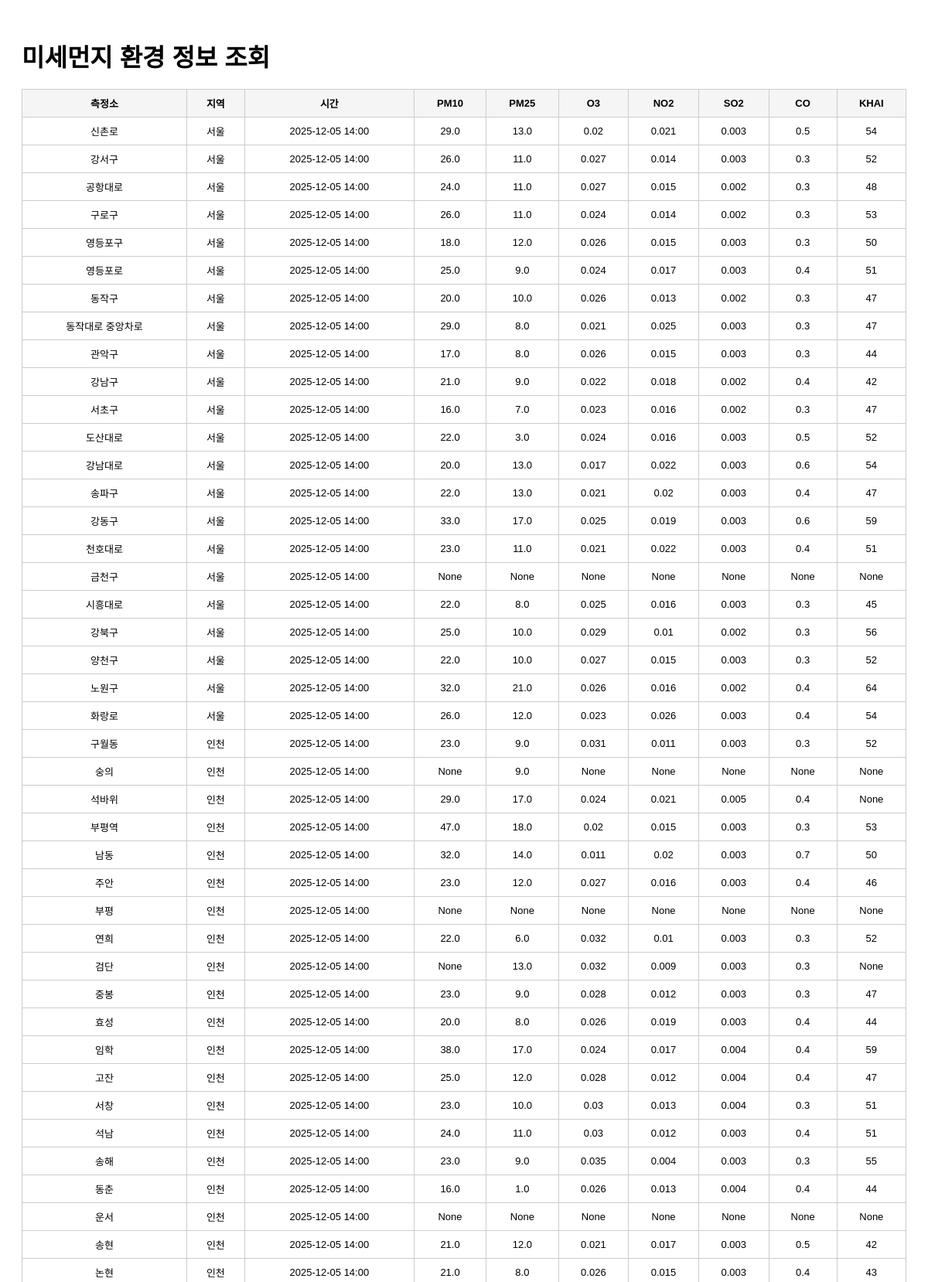
The app's page /list?page=2 (upper part) with its own data.
### tables this page shows
CREATE TABLE air_quality (
    id        INTEGER PRIMARY KEY AUTOINCREMENT,
    station   TEXT,
    sido      TEXT,
    dataTime  TEXT,
    pm10      REAL,
    pm25      REAL,
    o3        REAL,
    no2       REAL,
    so2       REAL,
    co        REAL,
    khai      INTEGER
);

### app.py (the view)
@app.route("/list")
def list_data():
    page = int(request.args.get("page", 1))
    per_page = 100  # 페이지당 100개
    offset = (page - 1) * per_page
    conn = sqlite3.connect(DB_PATH)
    cur = conn.cursor()
    cur.execute("""
        SELECT station, sido, dataTime, pm10, pm25, o3, no2, so2, co, khai
        FROM air_quality
        ORDER BY dataTime DESC
        LIMIT ? OFFSET ?
    """, (per_page + 1, offset))
    rows = cur.fetchall()
    conn.close()
    has_next = len(rows) > per_page
    rows = rows[:per_page]
    return render_template(
        "list.html",
        rows=rows,
        page=page,
        has_next=has_next
    )

### templates/list.html (shortened to what this page needs)
<!DOCTYPE html>
<html lang="ko">
<head>
</head>
<body>
    <h1>미세먼지 환경 정보 조회</h1>
    <table>
        <tr>
            <th>측정소</th>
            <th>지역</th>
            <th>시간</th>
            <th>PM10</th>
            <th>PM25</th>
            <th>O3</th>
            <th>NO2</th>
            <th>SO2</th>
            <th>CO</th>
            <th>KHAI</th>
        </tr>
        {% for row in rows %}
        <tr>
            <td>{{ row[0] }}</td>
            <td>{{ row[1] }}</td>
            <td>{{ row[2] }}</td>
            <td>{{ row[3] }}</td>
            <td>{{ row[4] }}</td>
            <td>{{ row[5] }}</td>
            <td>{{ row[6] }}</td>
            <td>{{ row[7] }}</td>
            <td>{{ row[8] }}</td>
            <td>{{ row[9] }}</td>
        </tr>
        {% endfor %}
    </table>
</body>
</html>

### templates/list.html (style rules this page uses)
body { font-family: Arial, sans-serif; padding: 20px; }
h1 { margin-bottom: 20px; }
table { width: 100%; border-collapse: collapse; margin-bottom: 20px; }
th, td { border: 1px solid #ccc; padding: 8px; text-align: center; font-size: 13px; }
th { background: #f5f5f5; }

### records on screen
air_quality: station "신촌로", sido "서울", dataTime "2025-12-05 14:00", pm10 "29.0", pm25 "13.0", o3 "0.02", no2 "0.021", so2 "0.003", co "0.5", khai "54"
air_quality: station "강서구", sido "서울", dataTime "2025-12-05 14:00", pm10 "26.0", pm25 "11.0", o3 "0.027", no2 "0.014", so2 "0.003", co "0.3", khai "52"
air_quality: station "공항대로", sido "서울", dataTime "2025-12-05 14:00", pm10 "24.0", pm25 "11.0", o3 "0.027", no2 "0.015", so2 "0.002", co "0.3", khai "48"
air_quality: station "구로구", sido "서울", dataTime "2025-12-05 14:00", pm10 "26.0", pm25 "11.0", o3 "0.024", no2 "0.014", so2 "0.002", co "0.3", khai "53"
air_quality: station "영등포구", sido "서울", dataTime "2025-12-05 14:00", pm10 "18.0", pm25 "12.0", o3 "0.026", no2 "0.015", so2 "0.003", co "0.3", khai "50"
air_quality: station "영등포로", sido "서울", dataTime "2025-12-05 14:00", pm10 "25.0", pm25 "9.0", o3 "0.024", no2 "0.017", so2 "0.003", co "0.4", khai "51"
air_quality: station "동작구", sido "서울", dataTime "2025-12-05 14:00", pm10 "20.0", pm25 "10.0", o3 "0.026", no2 "0.013", so2 "0.002", co "0.3", khai "47"
air_quality: station "동작대로 중앙차로", sido "서울", dataTime "2025-12-05 14:00", pm10 "29.0", pm25 "8.0", o3 "0.021", no2 "0.025", so2 "0.003", co "0.3", khai "47"
air_quality: station "관악구", sido "서울", dataTime "2025-12-05 14:00", pm10 "17.0", pm25 "8.0", o3 "0.026", no2 "0.015", so2 "0.003", co "0.3", khai "44"
air_quality: station "강남구", sido "서울", dataTime "2025-12-05 14:00", pm10 "21.0", pm25 "9.0", o3 "0.022", no2 "0.018", so2 "0.002", co "0.4", khai "42"
air_quality: station "서초구", sido "서울", dataTime "2025-12-05 14:00", pm10 "16.0", pm25 "7.0", o3 "0.023", no2 "0.016", so2 "0.002", co "0.3", khai "47"
air_quality: station "도산대로", sido "서울", dataTime "2025-12-05 14:00", pm10 "22.0", pm25 "3.0", o3 "0.024", no2 "0.016", so2 "0.003", co "0.5", khai "52"
air_quality: station "강남대로", sido "서울", dataTime "2025-12-05 14:00", pm10 "20.0", pm25 "13.0", o3 "0.017", no2 "0.022", so2 "0.003", co "0.6", khai "54"
air_quality: station "송파구", sido "서울", dataTime "2025-12-05 14:00", pm10 "22.0", pm25 "13.0", o3 "0.021", no2 "0.02", so2 "0.003", co "0.4", khai "47"
air_quality: station "강동구", sido "서울", dataTime "2025-12-05 14:00", pm10 "33.0", pm25 "17.0", o3 "0.025", no2 "0.019", so2 "0.003", co "0.6", khai "59"
air_quality: station "천호대로", sido "서울", dataTime "2025-12-05 14:00", pm10 "23.0", pm25 "11.0", o3 "0.021", no2 "0.022", so2 "0.003", co "0.4", khai "51"
air_quality: station "금천구", sido "서울", dataTime "2025-12-05 14:00", row "None"
air_quality: station "시흥대로", sido "서울", dataTime "2025-12-05 14:00", pm10 "22.0", pm25 "8.0", o3 "0.025", no2 "0.016", so2 "0.003", co "0.3", khai "45"
air_quality: station "강북구", sido "서울", dataTime "2025-12-05 14:00", pm10 "25.0", pm25 "10.0", o3 "0.029", no2 "0.01", so2 "0.002", co "0.3", khai "56"
air_quality: station "양천구", sido "서울", dataTime "2025-12-05 14:00", pm10 "22.0", pm25 "10.0", o3 "0.027", no2 "0.015", so2 "0.003", co "0.3", khai "52"
air_quality: station "노원구", sido "서울", dataTime "2025-12-05 14:00", pm10 "32.0", pm25 "21.0", o3 "0.026", no2 "0.016", so2 "0.002", co "0.4", khai "64"
air_quality: station "화랑로", sido "서울", dataTime "2025-12-05 14:00", pm10 "26.0", pm25 "12.0", o3 "0.023", no2 "0.026", so2 "0.003", co "0.4", khai "54"
air_quality: station "구월동", sido "인천", dataTime "2025-12-05 14:00", pm10 "23.0", pm25 "9.0", o3 "0.031", no2 "0.011", so2 "0.003", co "0.3", khai "52"
air_quality: station "숭의", sido "인천", dataTime "2025-12-05 14:00", row "None", pm25 "9.0"
air_quality: station "석바위", sido "인천", dataTime "2025-12-05 14:00", pm10 "29.0", pm25 "17.0", o3 "0.024", no2 "0.021", so2 "0.005", co "0.4", row "None"
air_quality: station "부평역", sido "인천", dataTime "2025-12-05 14:00", pm10 "47.0", pm25 "18.0", o3 "0.02", no2 "0.015", so2 "0.003", co "0.3", khai "53"
air_quality: station "남동", sido "인천", dataTime "2025-12-05 14:00", pm10 "32.0", pm25 "14.0", o3 "0.011", no2 "0.02", so2 "0.003", co "0.7", khai "50"
air_quality: station "주안", sido "인천", dataTime "2025-12-05 14:00", pm10 "23.0", pm25 "12.0", o3 "0.027", no2 "0.016", so2 "0.003", co "0.4", khai "46"
air_quality: station "부평", sido "인천", dataTime "2025-12-05 14:00", row "None"
air_quality: station "연희", sido "인천", dataTime "2025-12-05 14:00", pm10 "22.0", pm25 "6.0", o3 "0.032", no2 "0.01", so2 "0.003", co "0.3", khai "52"
air_quality: station "검단", sido "인천", dataTime "2025-12-05 14:00", row "None", pm25 "13.0", o3 "0.032", no2 "0.009", so2 "0.003", co "0.3"
air_quality: station "중봉", sido "인천", dataTime "2025-12-05 14:00", pm10 "23.0", pm25 "9.0", o3 "0.028", no2 "0.012", so2 "0.003", co "0.3", khai "47"
air_quality: station "효성", sido "인천", dataTime "2025-12-05 14:00", pm10 "20.0", pm25 "8.0", o3 "0.026", no2 "0.019", so2 "0.003", co "0.4", khai "44"
air_quality: station "임학", sido "인천", dataTime "2025-12-05 14:00", pm10 "38.0", pm25 "17.0", o3 "0.024", no2 "0.017", so2 "0.004", co "0.4", khai "59"
air_quality: station "고잔", sido "인천", dataTime "2025-12-05 14:00", pm10 "25.0", pm25 "12.0", o3 "0.028", no2 "0.012", so2 "0.004", co "0.4", khai "47"
air_quality: station "서창", sido "인천", dataTime "2025-12-05 14:00", pm10 "23.0", pm25 "10.0", o3 "0.03", no2 "0.013", so2 "0.004", co "0.3", khai "51"
air_quality: station "석남", sido "인천", dataTime "2025-12-05 14:00", pm10 "24.0", pm25 "11.0", o3 "0.03", no2 "0.012", so2 "0.003", co "0.4", khai "51"
air_quality: station "송해", sido "인천", dataTime "2025-12-05 14:00", pm10 "23.0", pm25 "9.0", o3 "0.035", no2 "0.004", so2 "0.003", co "0.3", khai "55"
air_quality: station "동춘", sido "인천", dataTime "2025-12-05 14:00", pm10 "16.0", pm25 "1.0", o3 "0.026", no2 "0.013", so2 "0.004", co "0.4", khai "44"
air_quality: station "운서", sido "인천", dataTime "2025-12-05 14:00", row "None"
air_quality: station "송현", sido "인천", dataTime "2025-12-05 14:00", pm10 "21.0", pm25 "12.0", o3 "0.021", no2 "0.017", so2 "0.003", co "0.5", khai "42"
air_quality: station "논현", sido "인천", dataTime "2025-12-05 14:00", pm10 "21.0", pm25 "8.0", o3 "0.026", no2 "0.015", so2 "0.003", co "0.4", khai "43"
